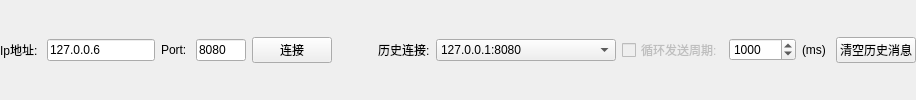
           <widget class="QWidget" name="widget_7" native="true">
            <property name="sizePolicy">
             <sizepolicy hsizetype="Preferred" vsizetype="Maximum">
              <horstretch>0</horstretch>
              <verstretch>0</verstretch>
             </sizepolicy>
            </property>
            <layout class="QHBoxLayout" name="horizontalLayout_9">
             <property name="leftMargin">
              <number>0</number>
             </property>
             <property name="topMargin">
              <number>0</number>
             </property>
             <property name="rightMargin">
              <number>0</number>
             </property>
             <property name="bottomMargin">
              <number>0</number>
             </property>
             <item>
              <widget class="QLabel" name="label_3">
               <property name="text">
                <string>Ip地址: </string>
               </property>
              </widget>
             </item>
             <item>
              <widget class="QLineEdit" name="lineEdit_tcp_cli_ip">
               <property name="sizePolicy">
                <sizepolicy hsizetype="Maximum" vsizetype="Fixed">
                 <horstretch>0</horstretch>
                 <verstretch>0</verstretch>
                </sizepolicy>
               </property>
               <property name="inputMask">
                <string/>
               </property>
               <property name="text">
                <string>127.0.0.6</string>
               </property>
               <property name="maxLength">
                <number>32767</number>
               </property>
              </widget>
             </item>
             <item>
              <widget class="QLabel" name="label_4">
               <property name="text">
                <string>Port: </string>
               </property>
              </widget>
             </item>
             <item>
              <widget class="QLineEdit" name="lineEdit_tcp_cli_port">
               <property name="maximumSize">
                <size>
                 <width>50</width>
                 <height>16777215</height>
                </size>
               </property>
               <property name="inputMask">
                <string>99999</string>
               </property>
               <property name="text">
                <string>8080</string>
               </property>
              </widget>
             </item>
             <item>
              <widget class="QPushButton" name="pushButton_tcp_cli_ok">
               <property name="text">
                <string>连接</string>
               </property>
              </widget>
             </item>
             <item>
              <spacer name="horizontalSpacer_2">
               <property name="orientation">
                <enum>Qt::Horizontal</enum>
               </property>
               <property name="sizeHint" stdset="0">
                <size>
                 <width>40</width>
                 <height>20</height>
                </size>
               </property>
              </spacer>
             </item>
             <item>
              <widget class="QLabel" name="label_15">
               <property name="text">
                <string>历史连接:</string>
               </property>
              </widget>
             </item>
             <item>
              <widget class="QComboBox" name="comboBox_tcp_cli">
               <property name="minimumSize">
                <size>
                 <width>180</width>
                 <height>0</height>
                </size>
               </property>
               <property name="currentText">
                <string>127.0.0.1:8080</string>
               </property>
               <property name="currentIndex">
                <number>0</number>
               </property>
               <item>
                <property name="text">
                 <string>127.0.0.1:8080</string>
                </property>
               </item>
              </widget>
             </item>
             <item>
              <widget class="QCheckBox" name="checkBox_tcp_cli_auto">
               <property name="enabled">
                <bool>false</bool>
               </property>
               <property name="text">
                <string>循环发送周期:</string>
               </property>
              </widget>
             </item>
             <item>
              <widget class="QSpinBox" name="spinBox_tcp_cli_auto">
               <property name="minimum">
                <number>100</number>
               </property>
               <property name="maximum">
                <number>1000000</number>
               </property>
               <property name="value">
                <number>1000</number>
               </property>
              </widget>
             </item>
             <item>
              <widget class="QLabel" name="label_13">
               <property name="text">
                <string>(ms) </string>
               </property>
              </widget>
             </item>
             <item>
              <widget class="QPushButton" name="pushButton_tcp_cli_clr">
               <property name="text">
                <string>清空历史消息</string>
               </property>
              </widget>
             </item>
            </layout>
           </widget>
